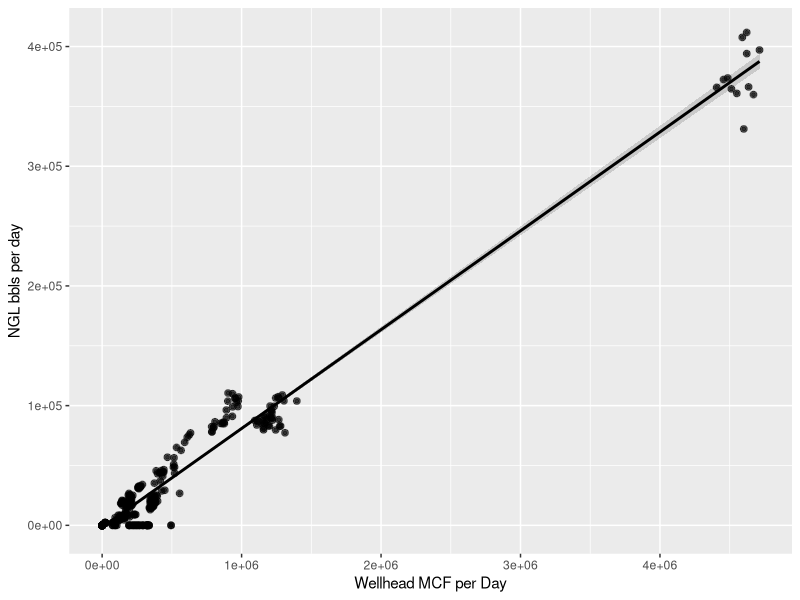
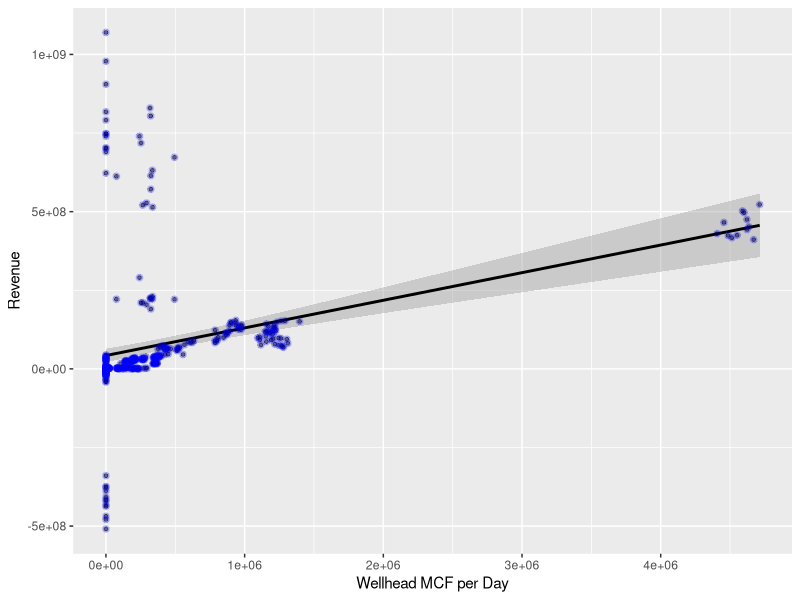
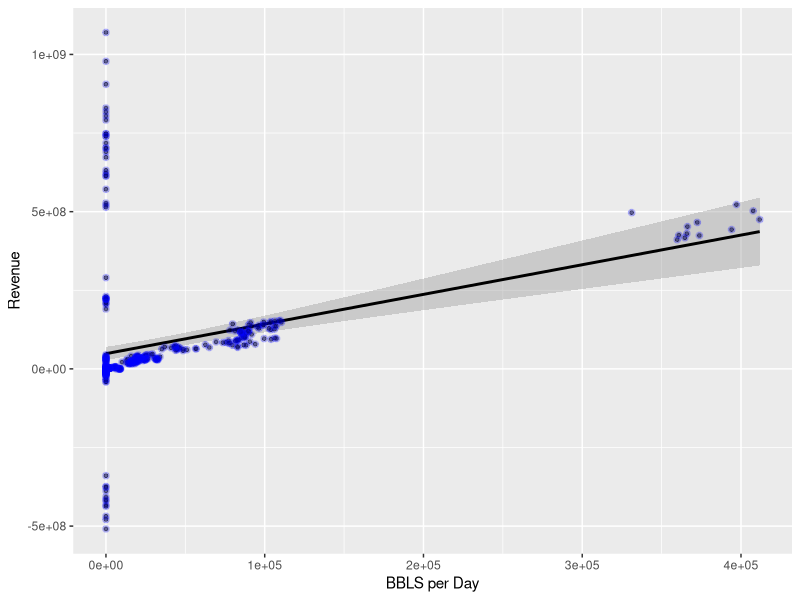
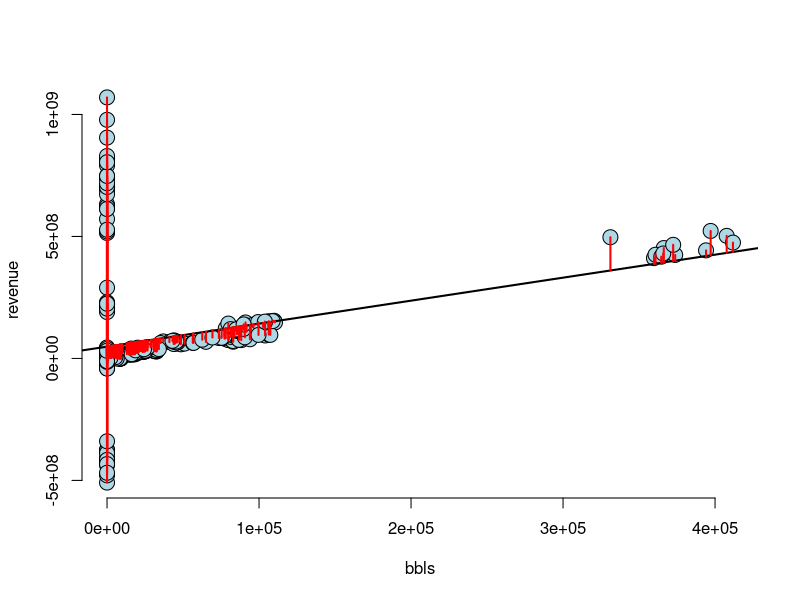
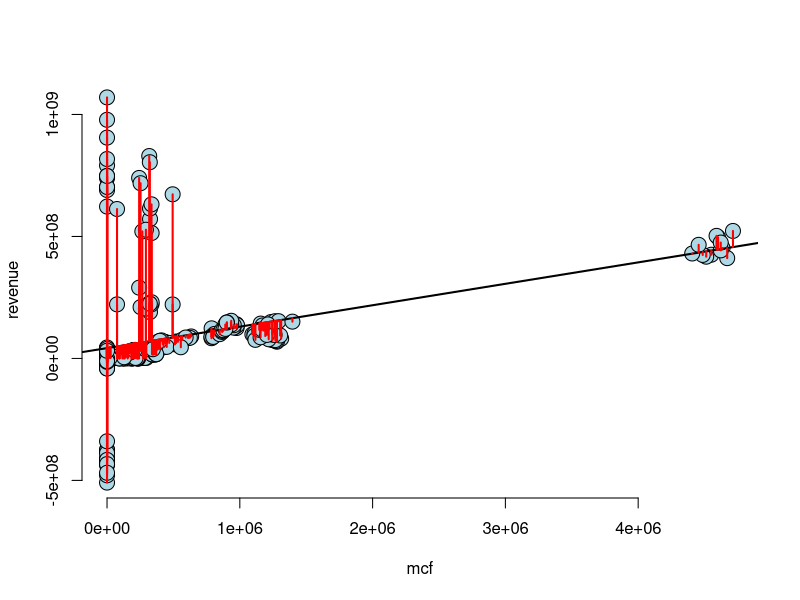
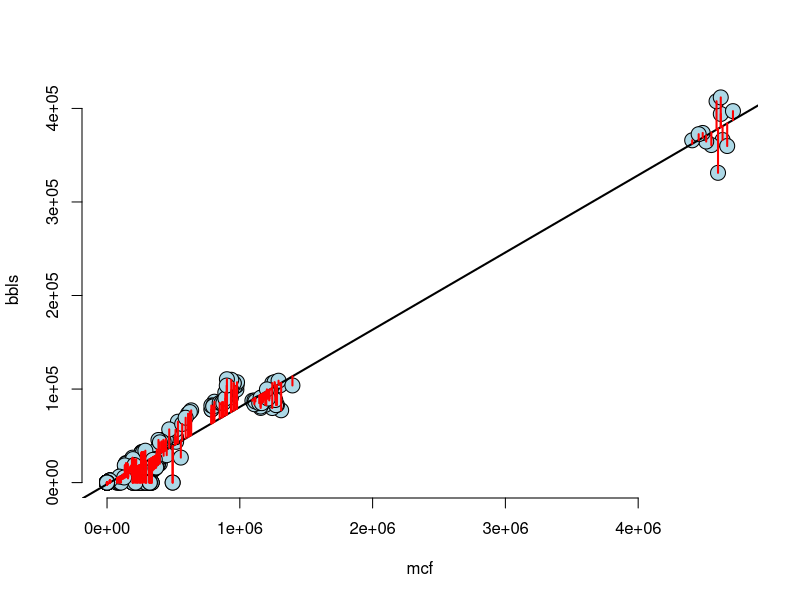
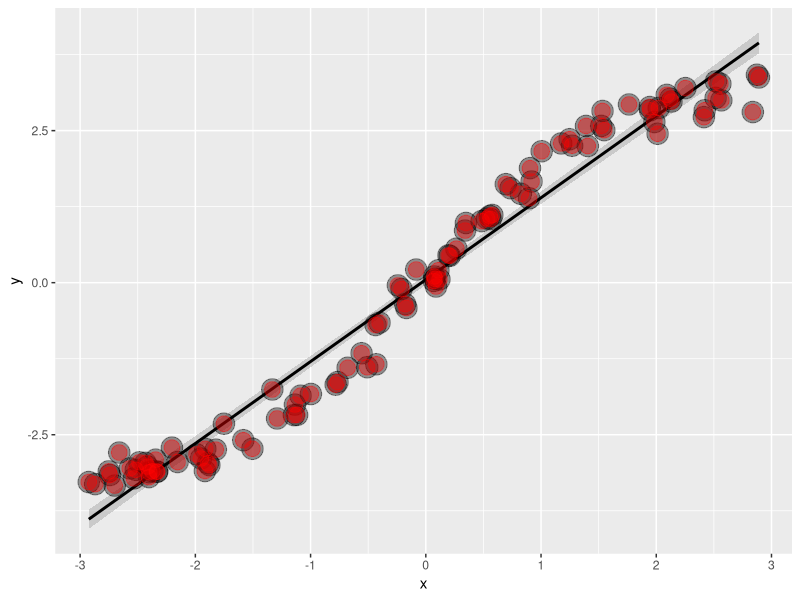
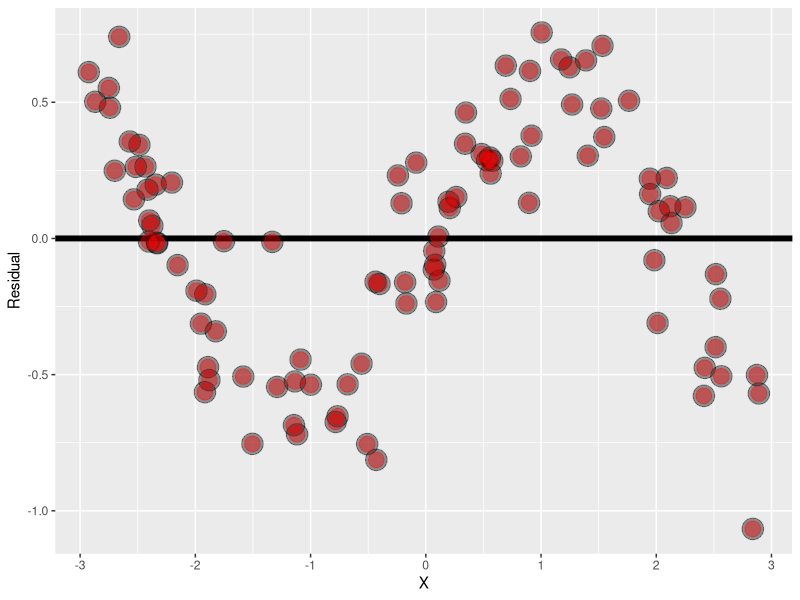

Write the R code that produced these figures, in order. (Note: this script raises an error after producing the figures.)
## ---- chunk 1
knitr::opts_chunk$set(echo = FALSE)
library(ggplot2)
## ---- chunk 2
all2017Data <- read.csv("RevVolume.csv", na.strings=c("-"))
head(all2017Data, 25)
str(all2017Data)
cn <- c("isRegion", "area", "revenue", "mcf", "bbls", "date")
colnames(all2017Data) = cn
all2017Data$revenue <- as.numeric(gsub('[$,]', '', all2017Data$revenue))
all2017Data$mcf <- as.numeric(gsub('[$,]', '', all2017Data$mcf))
all2017Data$bbls <- as.numeric(gsub('[$,]', '', all2017Data$bbls))
## ---- chunk 3
g = ggplot(all2017Data, aes(x = mcf, y = bbls))
g = g + xlab("Wellhead MCF per Day")
g = g + ylab("NGL bbls per day")
g = g + geom_smooth(method = "lm", colour = "black")
g = g + geom_point(size = 1, colour = "black", alpha=0.5)
g = g + geom_point(size = 2, alpha=0.6)
g
## ---- chunk 4
g = ggplot(all2017Data, aes(x = mcf, y = revenue))
g = g + xlab("Wellhead MCF per Day")
g = g + ylab("Revenue")
g = g + geom_smooth(method = "lm", colour = "black")
g = g + geom_point(size = 1, colour = "black", alpha=0.5)
g = g + geom_point(size = 2, colour = "blue", alpha=0.2)
g
## ---- chunk 5
g = ggplot(all2017Data, aes(x = bbls, y = revenue))
g = g + xlab("BBLS per Day")
g = g + ylab("Revenue")
g = g + geom_smooth(method = "lm", colour = "black")
g = g + geom_point(size = 1, colour = "black", alpha=0.5)
g = g + geom_point(size = 2, colour = "blue", alpha=0.2)
g
## ---- chunk 6
y <- all2017Data$revenue; x <- all2017Data$bbls; n <- length(y)
fit <- lm(y ~ x)
e <- resid(fit)
yhat <- predict(fit)
max(abs(e -(y - yhat)))
max(abs(e - (y - coef(fit)[1] - coef(fit)[2] * x)))
## ---- chunk 7
n <- length(all2017Data$revenue)
plot(all2017Data$bbls, all2017Data$revenue,  
     xlab = "bbls", 
     ylab = "revenue", 
     bg = "lightblue", 
     col = "black", cex = 2, pch = 21,frame = FALSE)
abline(fit, lwd = 2)
for (i in 1 : n) 
  lines(c(x[i], x[i]), c(y[i], yhat[i]), col = "red" , lwd = 2)

## ---- chunk 8

y <- all2017Data$revenue; x <- all2017Data$mcf; n <- length(y)
fit <- lm(y ~ x)
e <- resid(fit)
yhat <- predict(fit)
max(abs(e -(y - yhat)))
max(abs(e - (y - coef(fit)[1] - coef(fit)[2] * x)))
## ---- chunk 9
plot(all2017Data$mcf, all2017Data$revenue,  
     xlab = "mcf", 
     ylab = "revenue", 
     bg = "lightblue", 
     col = "black", cex = 2, pch = 21,frame = FALSE)
abline(fit, lwd = 2)
for (i in 1 : n) 
  lines(c(x[i], x[i]), c(y[i], yhat[i]), col = "red" , lwd = 2)
## ---- chunk 10
y <- all2017Data$bbls; x <- all2017Data$mcf; n <- length(y)
fit <- lm(y ~ x)
e <- resid(fit)
yhat <- predict(fit)
max(abs(e -(y - yhat)))
max(abs(e - (y - coef(fit)[1] - coef(fit)[2] * x)))
## ---- chunk 11
plot(all2017Data$mcf, all2017Data$bbls,  
     xlab = "mcf", 
     ylab = "bbls", 
     bg = "lightblue", 
     col = "black", cex = 2, pch = 21,frame = FALSE)
abline(fit, lwd = 2)
for (i in 1 : n) 
  lines(c(x[i], x[i]), c(y[i], yhat[i]), col = "red" , lwd = 2)
## ---- chunk 12
x = runif(100, -3, 3); y = x + sin(x) + rnorm(100, sd = .2); 
library(ggplot2)
g = ggplot(data.frame(x = x, y = y), aes(x = x, y = y))
g = g + geom_smooth(method = "lm", colour = "black")
g = g + geom_point(size = 7, colour = "black", alpha = 0.4)
g = g + geom_point(size = 5, colour = "red", alpha = 0.4)
g
## ---- chunk 13
g = ggplot(data.frame(x = x, y = resid(lm(y ~ x))), 
           aes(x = x, y = y))
g = g + geom_hline(yintercept = 0, size = 2); 
g = g + geom_point(size = 7, colour = "black", alpha = 0.4)
g = g + geom_point(size = 5, colour = "red", alpha = 0.4)
g = g + xlab("X") + ylab("Residual")
g
## ---- chunk 14
x <- runif(100, 0, 6); y <- x + rnorm(100,  mean = 0, sd = .001 * x); 
g = ggplot(data.frame(x = x, y = y), aes(x = x, y = y))
g = g + geom_smooth(method = "lm", colour = "black")
g = g + geom_point(size = 7, colour = "black", alpha = 0.4)
g = g + geom_point(size = 5, colour = "red", alpha = 0.4)
g
## ---- chunk 15
g = ggplot(data.frame(x = x, y = resid(lm(y ~ x))), 
           aes(x = x, y = y))
g = g + geom_hline(yintercept = 0, size = 2); 
g = g + geom_point(size = 7, colour = "black", alpha = 0.4)
g = g + geom_point(size = 5, colour = "red", alpha = 0.4)
g = g + xlab("X") + ylab("Residual")
g
## ---- chunk 16
g = ggplot(all2017Data, aes(x = mcf, y = revenue, colour = date))
g = g + xlab("Wellhead MCF per Day")
g = g + ylab("Revenue")
g = g + geom_smooth(method = "lm", colour = "black")
#g = g + geom_point(size = 1, colour = "black", alpha=0.5)
g = g + geom_point(size = 2, alpha=0.6)
g
## ---- chunk 17
tdf <- all2017Data
tdf$revenue = tdf$revenue / 1000000
g = ggplot(tdf, aes(x = mcf, y = revenue, colour = area))
g = g + xlab("Wellhead MCF per Day")
g = g + ylab("Revenue")
g = g + geom_smooth(method = "lm", colour = "black")
#g = g + geom_point(size = 1, colour = "black", alpha=0.5)
g = g + geom_point(size = 2, alpha=0.6)
g
## ---- chunk 18
df <- tdf[tdf$isRegion == "no",]
g = ggplot(df, aes(x = mcf, y = revenue, colour = area))
g = g + xlab("Wellhead MCF per Day")
g = g + ylab("Revenue")
g = g + geom_smooth(method = "lm", colour = "black")
#g = g + geom_point(size = 1, colour = "black", alpha=0.5)
g = g + geom_point(size = 2, alpha=0.9)
g
## ---- chunk 19
at = all2017Data;
at$area = trimws(at$area)
head(at,25)
summary(t) 
tt<- all2017Data[all2017Data$area == "           North SEC ",]
head(t) 
ts <- as.ts(tt)
plot(ts)
## ---- chunk 20
head(tt)
colnames(tt)
## ---- chunk 21
g = ggplot(tt, aes(x = mcf, y = revenue, colour = area))
g = g + xlab("Wellhead MCF per Day")
g = g + ylab("Revenue")
g = g + geom_smooth(method = "lm", colour = "black")
#g = g + geom_point(size = 1, colour = "black", alpha=0.5)
g = g + geom_point(size = 2, alpha=0.9)
g
## ---- chunk 22
y <- t$revenue; x <- t$mcf; n <- length(y)
fit <- lm(y ~ x)
e <- resid(fit)
yhat <- predict(fit)
max(abs(e -(y - yhat)))
max(abs(e - (y - coef(fit)[1] - coef(fit)[2] * x)))

lf = lm(revenue ~ mcf, data=tt)
p = predict(lf, newdata = data.frame(mcf = c(1000000)))
p
summary(p)
x = coef(fit)[1] + coef(fit)[2] * c(1000000)
x

plot(x)
summary(fit)
new.dat <- data.frame(mcf=1000000)
predict(lf, newdata = new.dat)
## ---- chunk 23
plot(t$mcf, t$revenue,  
     xlab = "mcf", 
     ylab = "revenue", 
     bg = "lightblue", 
     col = "black", cex = 2, pch = 21,frame = FALSE)
abline(fit, lwd = 2)
for (i in 1 : n) 
  lines(c(x[i], x[i]), c(y[i], yhat[i]), col = "red" , lwd = 2)
